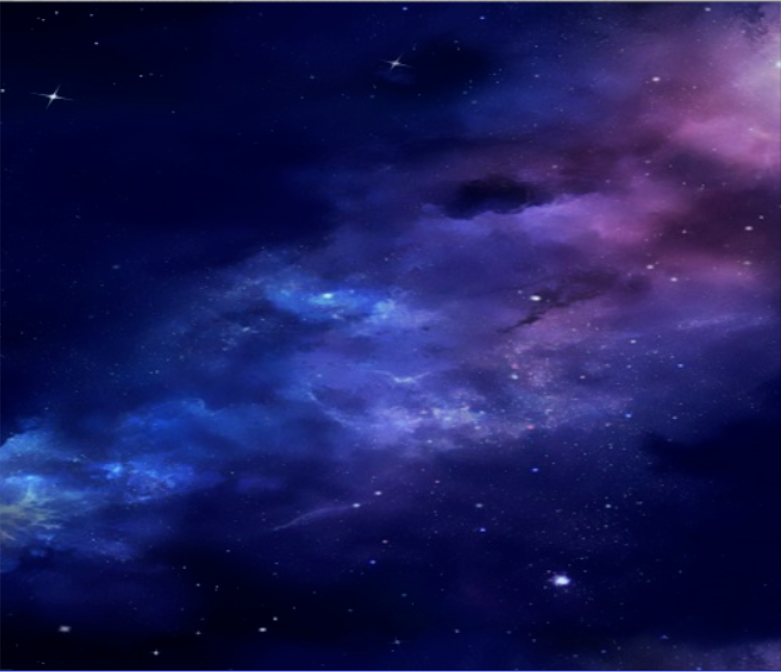
#> input picture 图像处理/OpenCV/star.jpg, 781 x 672 px
$ python '12 ROI.py'
#> lines starting #> are read from the running program, lines starting #| are printed output that depends on the picture; after the words box and inside, x2 and y2 are one past the last pixel; in counts of white or black regions, pixels touching at a corner belong together
import cv2 as cv
import numpy

image = cv.resize(cv.imread("star.jpg"), (400, 300))
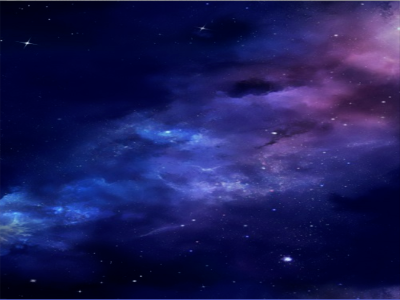
#> image: shape (300, 400, 3); mean B, G, R 89.5, 27.9, 27.6
cv.imshow("image", image)
# 选取出目标区域
region = image[50:200, 100:250]
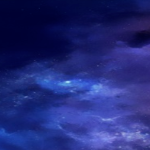
#> region: shape (150, 150, 3); mean B, G, R 119.8, 41.9, 33.9
# 将目标区域变成灰色
gray = cv.cvtColor(region, cv.COLOR_BGR2GRAY)
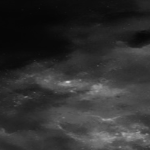
#> gray: shape (150, 150); min 6, max 197, mean 48.4
# 再将目标区域放回原图
image[50:200, 100:250] = cv.cvtColor(gray, cv.COLOR_GRAY2BGR)
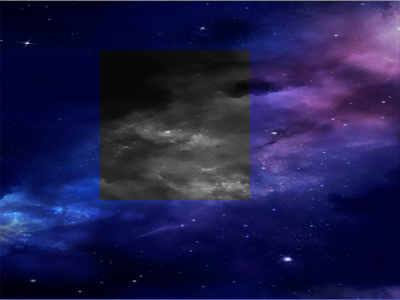
#> image: shape (300, 400, 3); 18.75% of pixels changed, all inside (x1, y1, x2, y2) = (100, 50, 250, 200)
cv.imshow("image", image)
cv.waitKey(0)
cv.destroyAllWindows()
